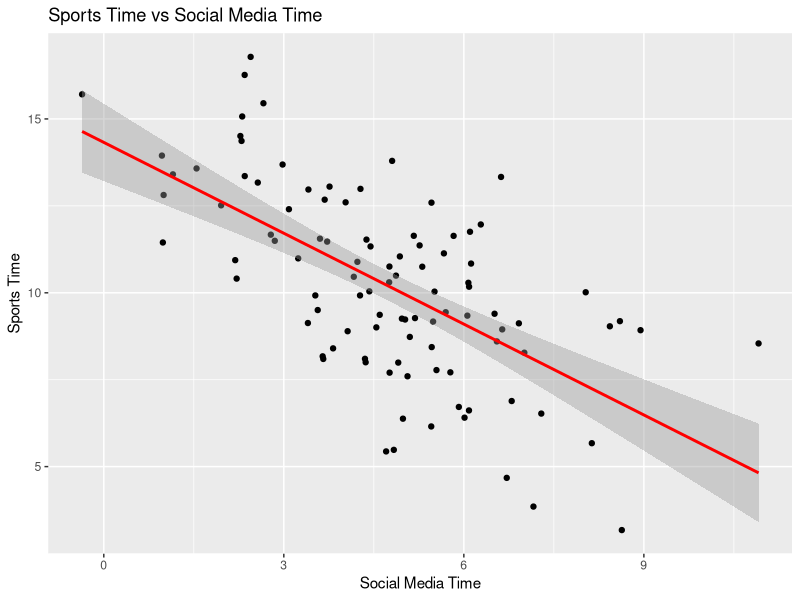
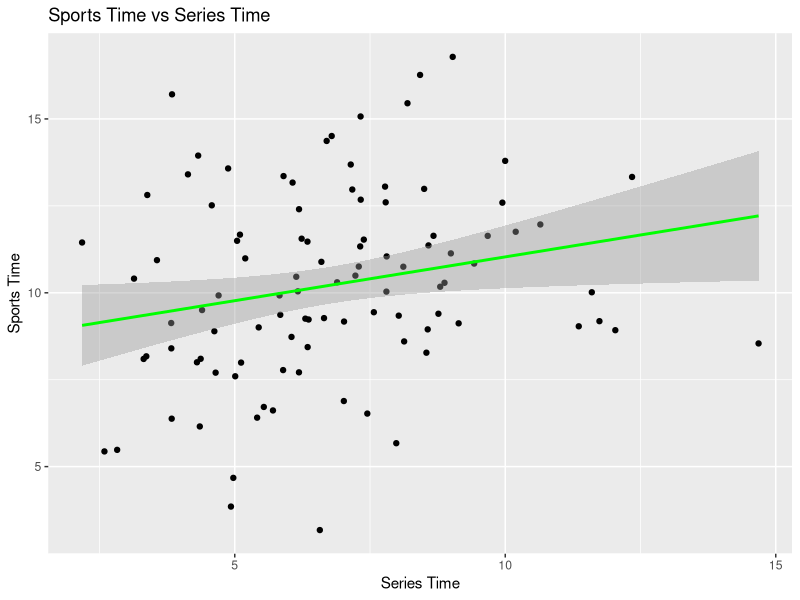

Recreate these plots in R, in order.
## ---- chunk 1
# Load required libraries
library(MASS)
library(Matrix)
library(ggplot2)
library(dplyr)

# Step 1: Generate Realistic Data
# Define means and covariance matrix
means <- c(10, 5, 7)  # Means for sports_time, social_media_time, series_time
cov_matrix <- matrix(c(
  9,  -4,  2,  # sports_time
 -4,   4,  3,  # social_media_time
  2,   3,  6   # series_time
), ncol = 3)

# Ensure the covariance matrix is positive definite
if (any(eigen(cov_matrix)$values <= 0)) {
  cov_matrix <- as.matrix(nearPD(cov_matrix)$mat)
}

# Generate multivariate normal data
set.seed(123)
data <- as.data.frame(mvrnorm(n = 100, mu = means, Sigma = cov_matrix))
colnames(data) <- c("sports_time", "social_media_time", "series_time")

# Step 2: Fit the Linear Model
model <- lm(sports_time ~ social_media_time + series_time, data = data)
model_summary <- summary(model)
model_summary

# Step 3: Extract Results
intercept_and_coefficients <- coef(model)

#answer question no 1 
coefficients <- model_summary$coefficients
coefficients


#more specific 
social_media_coef <- model_summary$coefficients["social_media_time", ]
social_media_coef


#answer question no 2
r_squared <- model_summary$r.squared
r_squared


# Step 4: Visualizations
ggplot(data, aes(x = social_media_time, y = sports_time)) +
  geom_point() +
  geom_smooth(method = "lm", col = "red") +
  labs(title = "Sports Time vs Social Media Time", x = "Social Media Time", y = "Sports Time")

ggplot(data, aes(x = series_time, y = sports_time)) +
  geom_point() +
  geom_smooth(method = "lm", col = "green") +
  labs(title = "Sports Time vs Series Time", x = "Series Time", y = "Sports Time")

# Step 5: Hypothesis Test for Social Media Coefficient
if (social_media_coef[4] < 0.05 && social_media_coef[1] < 0) {
  cat("The coefficient for social_media_time is significantly negative (p-value <", social_media_coef[4], ").\n")
} else {
  cat("The coefficient for social_media_time is NOT significantly negative.\n")
}

# Step 6: Predictions
new_data <- data.frame(social_media_time = c(6, 8), series_time = c(7, 10))
predicted_values <- predict(model, newdata = new_data)
cat("Predicted sports times:\n")
print(data.frame(new_data, predicted_sports_time = predicted_values))

